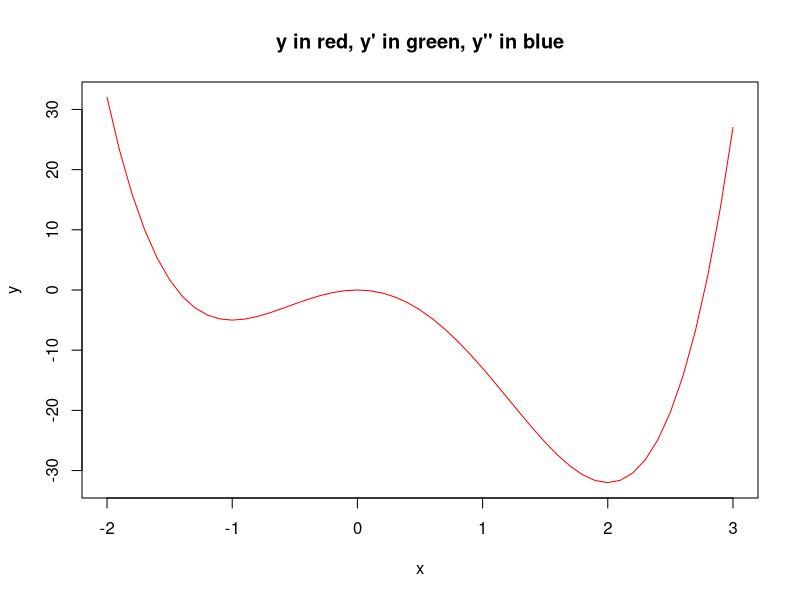

The R source for this figure:

x <- seq(-2,3,by=0.1)
y <- 3*x^4-4*x^3-12*x^2
plot(x,y,type="l",col="red")
title(main="y in red, y' in green, y'' in blue")
F0 <- expression(3*x^4-4*x^3-12*x^2)


f <- function(x)
{
  y <- 3*x^4-4*x^3-12*x^2
  return(y)
}

#parametre
e <- 0.001
t1 <- 0
t2 <- 3
t0 <- (t1+t2)/2
insertion <- function()
{
  t <- ((t0^2-t2^2)*f(t1)+(t2^2-t1^2)*f(t0)+(t1^2-t0^2)*f(t2))/(2*((t0-t2)*f(t1)+(t2-t1)*f(t0)+(t1-t0)*f(t2)))
  return(t)
}

#second_insertion
second_insertion <- function()
{
  tv <- insertion()
  while(abs(t0-tv)>e)
  {
    if(tv > t0)
    {
      if(f(tv) <= f(t0))
      {
        t1 <- t0
        t0 <- tv
      }
      else
      {
        t2 <- tv
      }
    }
    else
    {
      if(f(t1) <= f(tv))
      {
        t1 <- tv
      }
      else
      {
        t2 <- t0
        t0 <- tv
      }
    }
    tv <- insertion()
  }
  print(tv)
  print(f(tv))
}
second_insertion()